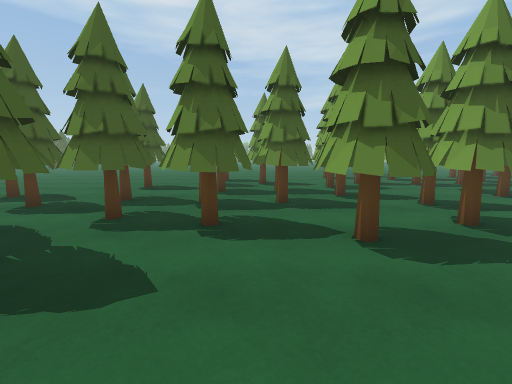
View 1 (above)

16 first-person views from a walk through a 3-D level made in the Unity game engine. The camera is 1.3 m above the floor, tilts 8° down and sees 90° across. The floor is counted in squares, 1 m on a side. Each view is taken from the middle of a square. On the plan, view 1 faces up. The plan holds only what a view shows up to about 13 squares ahead; the rest is blank. The place goes on beyond the plan. The player is left out.

View 2
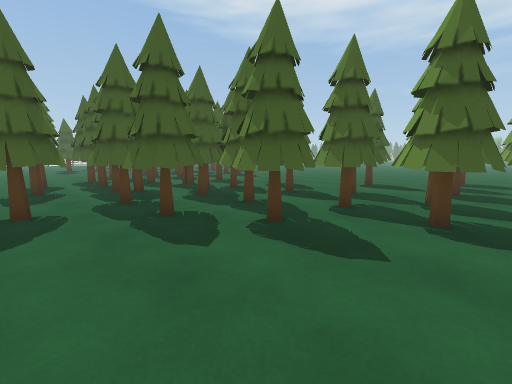

View 3
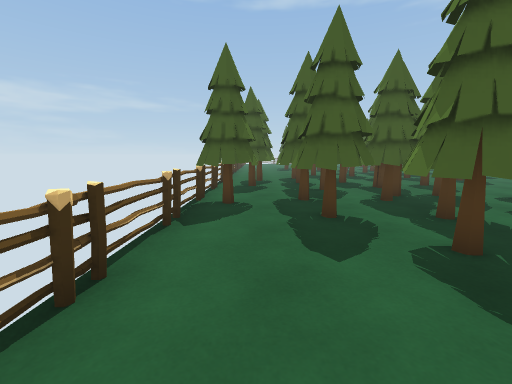

View 4
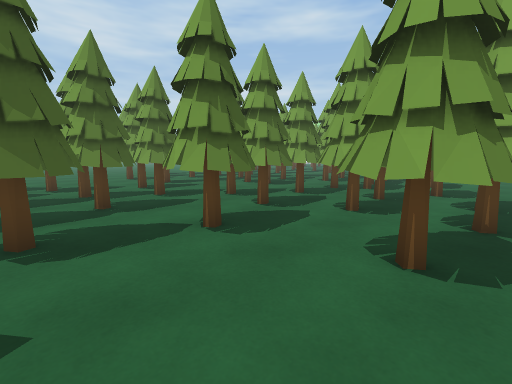

View 5
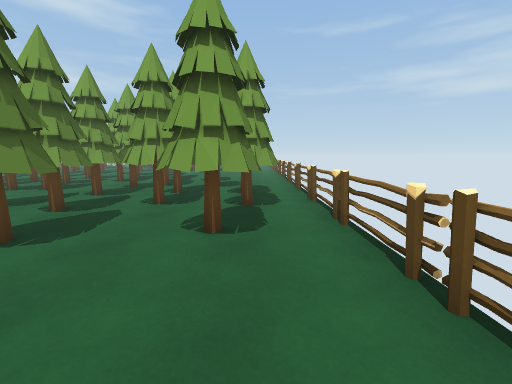

View 6
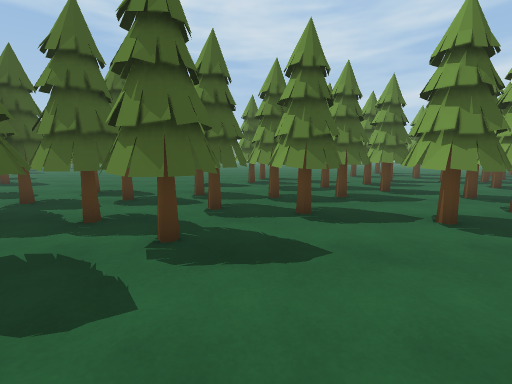

View 7
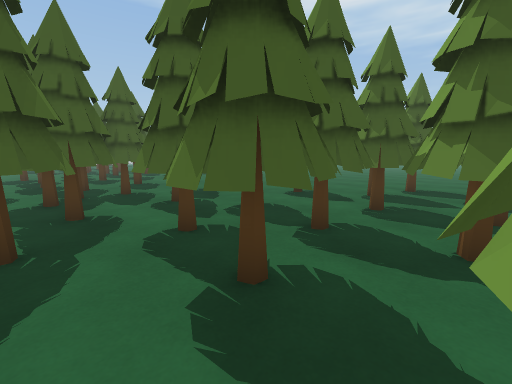

View 8
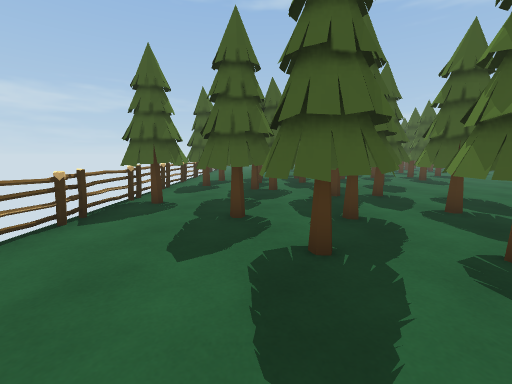

View 9
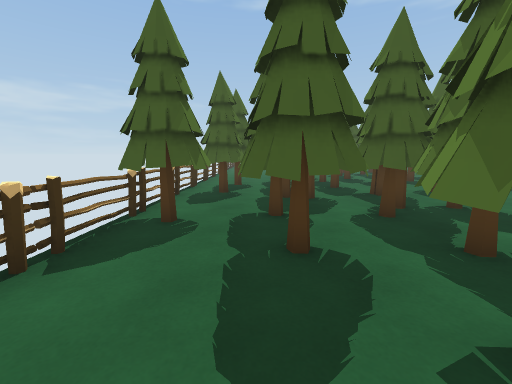

View 10
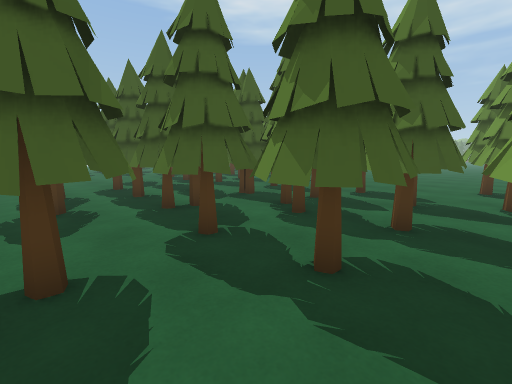

View 11
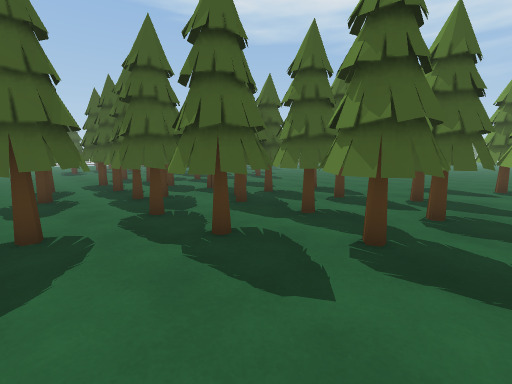

View 12
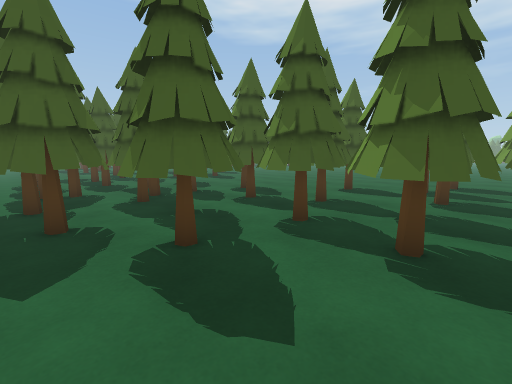

View 13
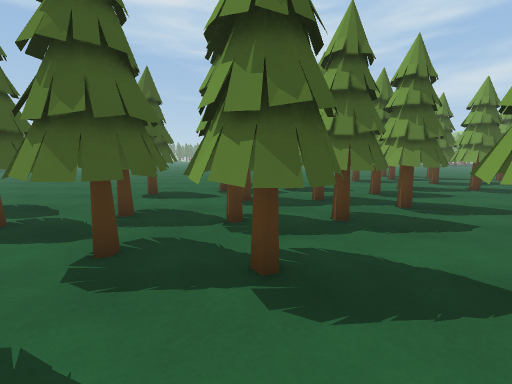

View 14
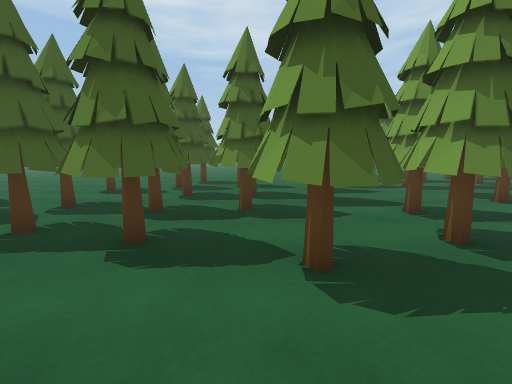

View 15
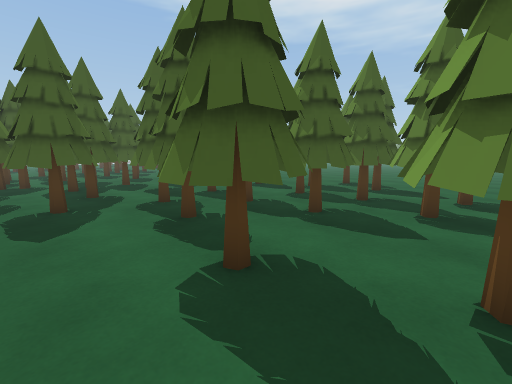

View 16
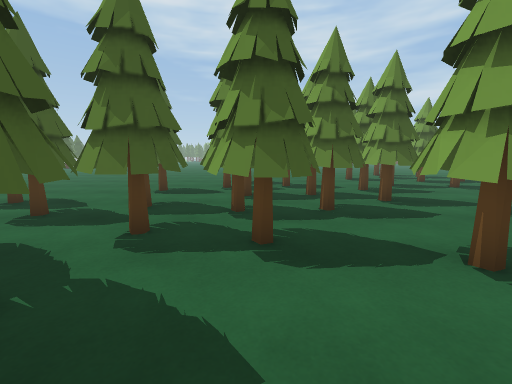

### Floor plan
Key: @ floor where view 1 was taken; . floor; T tree; F fence; O other object.
Columns run from 19 left of view 1 to 4 right of it. Each row starts with its distance up from view 1.
 19                   ..
 18                  ...
 17                 ....
 16               .......
 15       ....  .........
 14       ...........TT.....
 13       ...........TTTT...
 12       ..........TT.TT..
 11      OO.......TTTT....T
 10       ........TT.TTTT.T.
  9       ..... .....TTTTTT.
  8      .. T..T ..TT TTTTT.
  7      T.TT..TTTTTTTTTTT.T
  6       ..  TT TTTTTT.T..T
  5       T TT TTTTTTTTTTTTT
  4       TTT TTTTT...T.TT.T
  3           TTTTTTT....T.T
  2 ...TTTTTTTTTTTTTT.......
  1 .... TTT T.TTTT......TT.
  0      TTTTT.TT......@.TTT
 -1    ..  TT..TT...........
 -2     OOFFFFFFFFFFFFFFFFFF

Where each view was taken, in squares from view 1:
view 1: 0 up, 0 right, facing up
view 2: 1 down, 0 right, facing up-left
view 3: 0 up, 0 right, facing left
view 4: 0 up, 1 left, facing up-right
view 5: 0 up, 2 left, facing right
view 6: 1 down, 2 left, facing up
view 7: 3 up, 1 right, facing up-left
view 8: 2 up, 0 right, facing left
view 9: 1 up, 2 left, facing left
view 10: 1 down, 4 left, facing up-left
view 11: 1 down, 2 left, facing up-left
view 12: 1 up, 0 right, facing up-left
view 13: 2 up, 1 left, facing up
view 14: 1 up, 1 right, facing up
view 15: 2 up, 4 right, facing up-left
view 16: 1 up, 1 left, facing up
